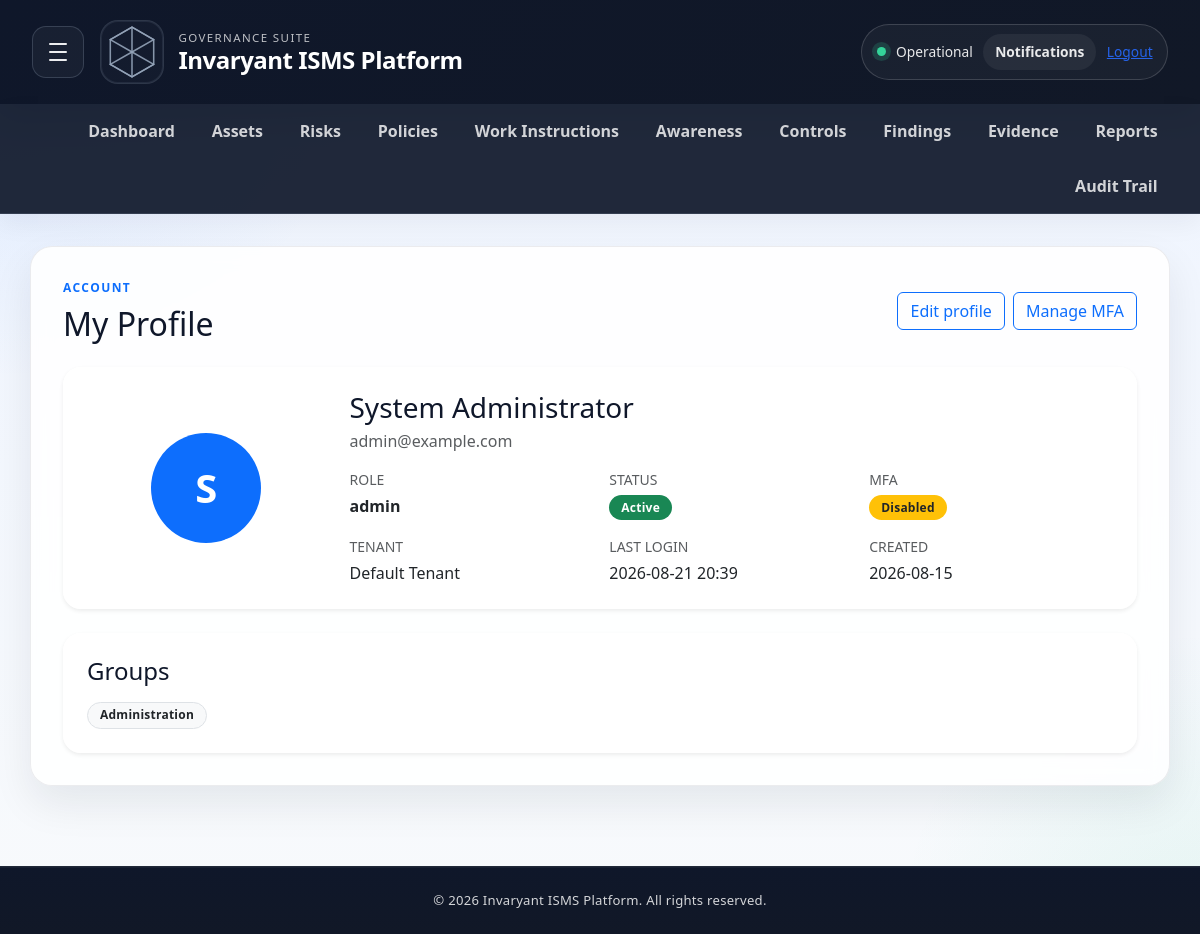
The app's page /profile (signed in), older data.
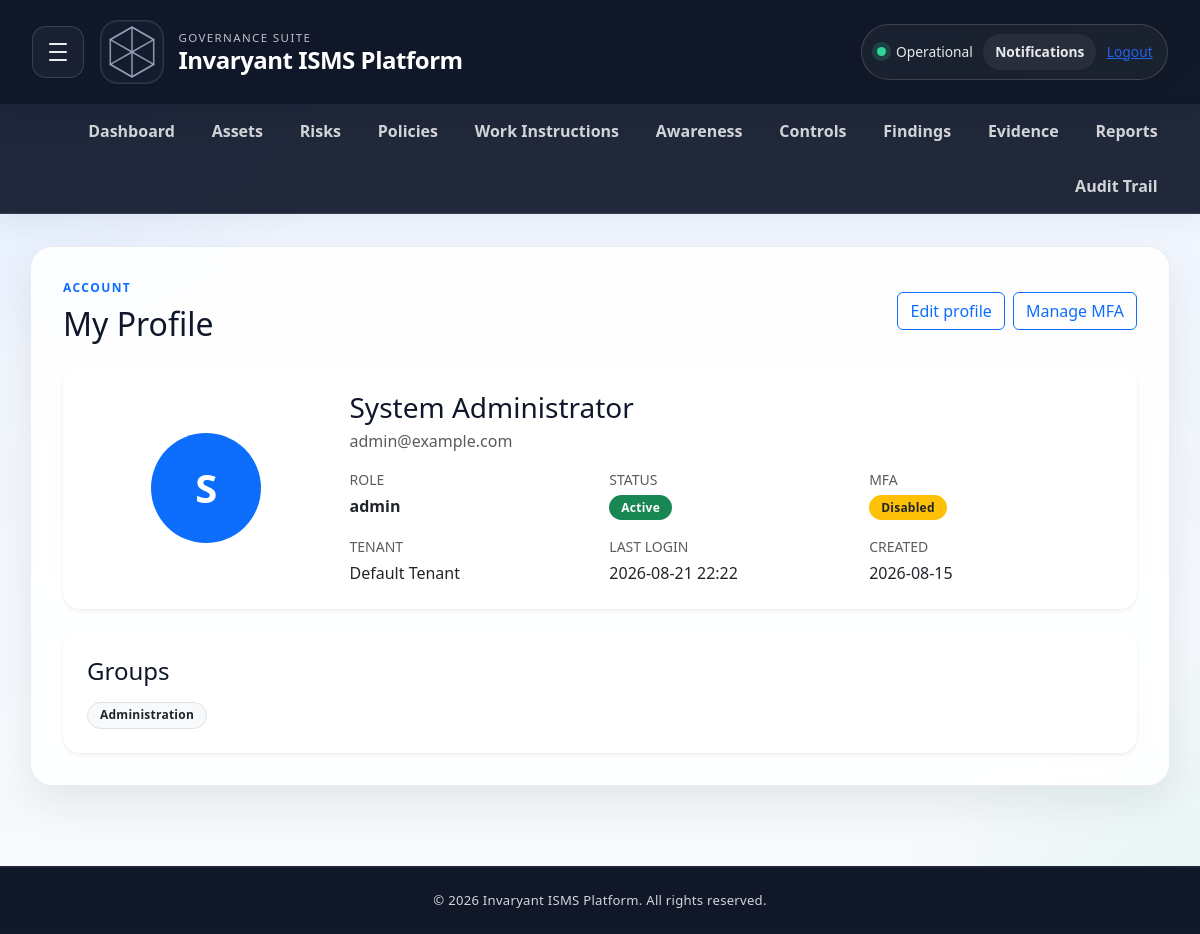
The same page, newer data.
### app/models.py (models this page shows, shortened)
class User(UserMixin, db.Model):
    __tablename__ = 'users'
    __table_args__ = (
        db.Index('ix_users_tenant_id', 'tenant_id'),
        db.Index('ix_users_role_id', 'role_id'),
        db.Index('ix_users_email', 'email'),
    )
    id = db.Column(db.Integer, primary_key=True)
    tenant_id = db.Column(db.Integer, db.ForeignKey('tenants.id'), nullable=False)
    email = db.Column(db.String(255), unique=True, nullable=False)
    password_hash = db.Column(db.String(255), nullable=False)
    full_name = db.Column(db.String(200), nullable=False)
    role_id = db.Column(db.Integer, db.ForeignKey('roles.id'), nullable=False)
    is_active = db.Column(db.Boolean, default=True)
    mfa_enabled = db.Column(db.Boolean, default=False)
    mfa_secret = db.Column(db.String(64), nullable=True)
    profile_photo_path = db.Column(db.String(500), nullable=True)
    created_at = db.Column(db.DateTime, default=datetime.utcnow)
    last_login_at = db.Column(db.DateTime, nullable=True)
    role = db.relationship('Role', backref='users')

### app/routes.py (the view)
@main.route('/profile')
@login_required
def profile():
    user = User.query.filter_by(id=current_user.id, tenant_id=current_user.tenant_id).first_or_404()
    groups = user.groups.all() if hasattr(user.groups, 'all') else []
    return render_template('user_profile.html', user=user, groups=groups)

### app/templates/user_profile.html (shortened to what the changed rows need)
{% extends "base.html" %}
{% block content %}
<div class="d-flex justify-content-between align-items-center mb-4">
    <div>
        <h2 class="mb-0">{% if is_detail_view %}User Profile{% else %}My Profile{% endif %}</h2>
    </div>
</div>
<div class="card shadow-sm border-0">
    <div class="card-body p-4">
        <div class="row g-4 align-items-center">
            <div class="col-md-3 text-center">
                {% if user.profile_photo_path %}
                    <img src="{{ url_for('main.user_profile_photo', user_id=user.id) }}" alt="Profile photo" class="rounded-circle border mx-auto d-block" style="width: 110px; height: 110px; object-fit: cover;">
                {% else %}
                    <div class="rounded-circle bg-primary text-white d-flex align-items-center justify-content-center mx-auto" style="width: 110px; height: 110px; font-size: 2.5rem; font-weight: 600;">
                        {{ user.full_name[0]|upper if user.full_name else 'U' }}
                    </div>
                {% endif %}
            </div>
            <div class="col-md-9">
                <h3 class="mb-1">{{ user.full_name }}</h3>
                <p class="text-muted mb-3">{{ user.email }}</p>
                <div class="row g-3">
                    <div class="col-sm-6 col-lg-4">
                    </div>
                    <div class="col-sm-6 col-lg-4">
                    </div>
                    <div class="col-sm-6 col-lg-4">
                    </div>
                    <div class="col-sm-6 col-lg-4">
                    </div>
                    <div class="col-sm-6 col-lg-4">
                        <div class="small text-uppercase text-muted mb-1">Last login</div>
                        <div>{{ user.last_login_at.strftime('%Y-%m-%d %H:%M') if user.last_login_at else 'Never' }}</div>
                    </div>
                    <div class="col-sm-6 col-lg-4">
                        <div class="small text-uppercase text-muted mb-1">Created</div>
                        <div>{{ user.created_at.strftime('%Y-%m-%d') if user.created_at else 'Unknown' }}</div>
                    </div>
                </div>
            </div>
        </div>
    </div>
</div>
{% endblock %}

Row changes from the older to the newer data that the page shows:
changed User "System Administrator": last_login_at "2026-08-21 20:39" → "2026-08-21 22:22"
